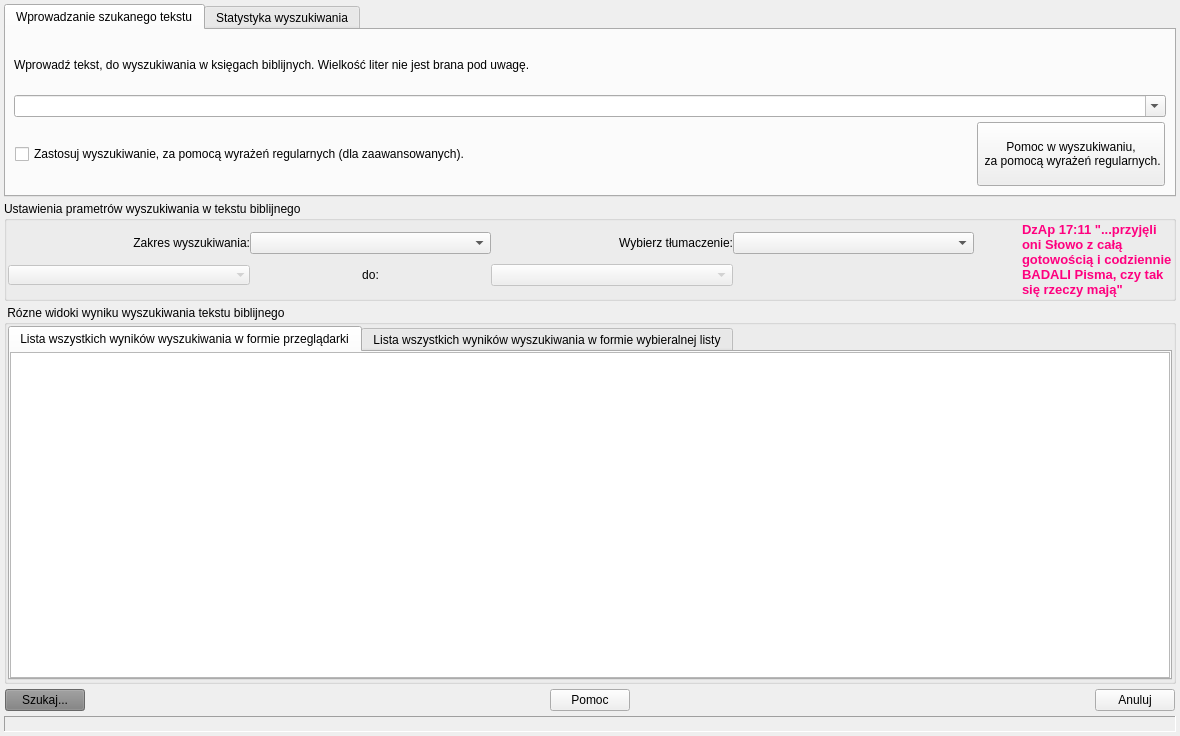
<?xml version="1.0" encoding="UTF-8"?>
<ui version="4.0">
 <class>SearchWindow</class>
 <widget class="QDialog" name="SearchWindow">
  <property name="geometry">
   <rect>
    <x>0</x>
    <y>0</y>
    <width>1180</width>
    <height>736</height>
   </rect>
  </property>
  <property name="windowTitle">
   <string>Wyszukiwanie słów i wyrażeń w tekście Pisma Świętego</string>
  </property>
  <layout class="QVBoxLayout" name="verticalLayout_4">
   <property name="spacing">
    <number>4</number>
   </property>
   <property name="leftMargin">
    <number>4</number>
   </property>
   <property name="topMargin">
    <number>4</number>
   </property>
   <property name="rightMargin">
    <number>4</number>
   </property>
   <property name="bottomMargin">
    <number>4</number>
   </property>
   <item>
    <widget class="QTabWidget" name="PageTabInputSearchText">
     <property name="maximumSize">
      <size>
       <width>16777215</width>
       <height>200</height>
      </size>
     </property>
     <property name="tabShape">
      <enum>QTabWidget::Rounded</enum>
     </property>
     <property name="currentIndex">
      <number>0</number>
     </property>
     <property name="elideMode">
      <enum>Qt::ElideNone</enum>
     </property>
     <widget class="QWidget" name="TabInputSearchText">
      <attribute name="title">
       <string>Wprowadzanie szukanego tekstu</string>
      </attribute>
      <layout class="QVBoxLayout" name="verticalLayout_8">
       <property name="spacing">
        <number>4</number>
       </property>
       <property name="leftMargin">
        <number>4</number>
       </property>
       <property name="topMargin">
        <number>4</number>
       </property>
       <property name="rightMargin">
        <number>4</number>
       </property>
       <property name="bottomMargin">
        <number>4</number>
       </property>
       <item>
        <layout class="QVBoxLayout" name="verticalLayout_9">
         <property name="spacing">
          <number>4</number>
         </property>
         <property name="leftMargin">
          <number>4</number>
         </property>
         <property name="topMargin">
          <number>4</number>
         </property>
         <property name="rightMargin">
          <number>4</number>
         </property>
         <property name="bottomMargin">
          <number>4</number>
         </property>
         <item>
          <widget class="QLabel" name="LEditSearchText">
           <property name="text">
            <string>Wprowadź tekst, do wyszukiwania w księgach biblijnych. Wielkość liter nie jest brana pod uwagę.</string>
           </property>
          </widget>
         </item>
         <item>
          <widget class="QComboBox" name="CBoxHistorySearch">
           <property name="editable">
            <bool>true</bool>
           </property>
           <property name="currentText">
            <string/>
           </property>
          </widget>
         </item>
         <item>
          <layout class="QHBoxLayout" name="horizontalLayout_4">
           <property name="spacing">
            <number>1</number>
           </property>
           <property name="leftMargin">
            <number>1</number>
           </property>
           <property name="topMargin">
            <number>1</number>
           </property>
           <property name="rightMargin">
            <number>1</number>
           </property>
           <property name="bottomMargin">
            <number>1</number>
           </property>
           <item>
            <widget class="QCheckBox" name="ChBoxIsRegEx">
             <property name="minimumSize">
              <size>
               <width>400</width>
               <height>0</height>
              </size>
             </property>
             <property name="toolTip">
              <string>&lt;html&gt;&lt;head/&gt;&lt;body&gt;&lt;p&gt;&lt;img src=&quot;:/Search/gfx/Szukaj.png&quot;/&gt; Przełącznik trybu wyszukiwania. Można wyszukiwać w sposób tradycyjny, albo za pomocą wyrażeń regularnych&lt;/p&gt;&lt;/body&gt;&lt;/html&gt;</string>
             </property>
             <property name="text">
              <string>Zastosuj wyszukiwanie, za pomocą wyrażeń regularnych (dla zaawansowanych).</string>
             </property>
            </widget>
           </item>
           <item>
            <spacer name="horizontalSpacer_8">
             <property name="orientation">
              <enum>Qt::Horizontal</enum>
             </property>
             <property name="sizeHint" stdset="0">
              <size>
               <width>40</width>
               <height>20</height>
              </size>
             </property>
            </spacer>
           </item>
           <item>
            <widget class="QPushButton" name="ButtonHelpRegExp">
             <property name="minimumSize">
              <size>
               <width>120</width>
               <height>64</height>
              </size>
             </property>
             <property name="focusPolicy">
              <enum>Qt::NoFocus</enum>
             </property>
             <property name="toolTip">
              <string>&lt;html&gt;&lt;head/&gt;&lt;body&gt;&lt;p&gt;&lt;img src=&quot;:/Search/gfx/HelpReg.png&quot;/&gt; Pomoc w wyszukiwaniu za pomocą wyrażeń regularnych&lt;/p&gt;&lt;/body&gt;&lt;/html&gt;</string>
             </property>
             <property name="styleSheet">
              <string notr="true"/>
             </property>
             <property name="text">
              <string>Pomoc w wyszukiwaniu,
 za pomocą wyrażeń regularnych.</string>
             </property>
             <property name="icon">
              <iconset resource="MojaBibliaLite.qrc">
               <normaloff>:/Search/gfx/HelpReg.png</normaloff>:/Search/gfx/HelpReg.png</iconset>
             </property>
             <property name="iconSize">
              <size>
               <width>24</width>
               <height>24</height>
              </size>
             </property>
            </widget>
           </item>
          </layout>
         </item>
        </layout>
       </item>
      </layout>
     </widget>
     <widget class="QWidget" name="TabStatisticSearch">
      <attribute name="title">
       <string>Statystyka wyszukiwania</string>
      </attribute>
      <layout class="QVBoxLayout" name="verticalLayout">
       <property name="spacing">
        <number>0</number>
       </property>
       <property name="leftMargin">
        <number>0</number>
       </property>
       <property name="topMargin">
        <number>0</number>
       </property>
       <property name="rightMargin">
        <number>0</number>
       </property>
       <property name="bottomMargin">
        <number>0</number>
       </property>
       <item>
        <widget class="QListWidget" name="LViewStatistic">
         <property name="sizePolicy">
          <sizepolicy hsizetype="Expanding" vsizetype="Expanding">
           <horstretch>0</horstretch>
           <verstretch>0</verstretch>
          </sizepolicy>
         </property>
        </widget>
       </item>
      </layout>
     </widget>
    </widget>
   </item>
   <item>
    <widget class="QGroupBox" name="SetupsSearchGBox">
     <property name="title">
      <string>Ustawienia prametrów wyszukiwania w tekstu biblijnego</string>
     </property>
     <property name="flat">
      <bool>false</bool>
     </property>
     <layout class="QHBoxLayout" name="horizontalLayout">
      <property name="spacing">
       <number>1</number>
      </property>
      <property name="leftMargin">
       <number>1</number>
      </property>
      <property name="topMargin">
       <number>1</number>
      </property>
      <property name="rightMargin">
       <number>1</number>
      </property>
      <property name="bottomMargin">
       <number>1</number>
      </property>
      <item>
       <widget class="QWidget" name="PanelSearchParam" native="true">
        <property name="sizePolicy">
         <sizepolicy hsizetype="Preferred" vsizetype="Preferred">
          <horstretch>0</horstretch>
          <verstretch>0</verstretch>
         </sizepolicy>
        </property>
        <property name="minimumSize">
         <size>
          <width>0</width>
          <height>0</height>
         </size>
        </property>
        <property name="maximumSize">
         <size>
          <width>16777215</width>
          <height>16777215</height>
         </size>
        </property>
        <layout class="QGridLayout" name="gridLayout">
         <property name="leftMargin">
          <number>0</number>
         </property>
         <property name="topMargin">
          <number>0</number>
         </property>
         <property name="rightMargin">
          <number>0</number>
         </property>
         <property name="bottomMargin">
          <number>0</number>
         </property>
         <property name="spacing">
          <number>0</number>
         </property>
         <item row="0" column="3">
          <widget class="QComboBox" name="CBoxSelectTranslates">
           <property name="sizePolicy">
            <sizepolicy hsizetype="MinimumExpanding" vsizetype="Fixed">
             <horstretch>0</horstretch>
             <verstretch>0</verstretch>
            </sizepolicy>
           </property>
           <property name="minimumSize">
            <size>
             <width>0</width>
             <height>0</height>
            </size>
           </property>
           <property name="toolTip">
            <string>&lt;html&gt;&lt;head/&gt;&lt;body&gt;&lt;p&gt;&lt;img src=&quot;:/Search/gfx/Tłumaczenia.png&quot;/&gt; Wybór tłumaczenia, w którym zostanie przeprowadzone wyszukiwanie&lt;/p&gt;&lt;/body&gt;&lt;/html&gt;</string>
           </property>
          </widget>
         </item>
         <item row="0" column="0">
          <widget class="QLabel" name="LabelRangeSearchSelectBooks">
           <property name="sizePolicy">
            <sizepolicy hsizetype="MinimumExpanding" vsizetype="Fixed">
             <horstretch>0</horstretch>
             <verstretch>0</verstretch>
            </sizepolicy>
           </property>
           <property name="minimumSize">
            <size>
             <width>0</width>
             <height>0</height>
            </size>
           </property>
           <property name="maximumSize">
            <size>
             <width>16777215</width>
             <height>16777215</height>
            </size>
           </property>
           <property name="text">
            <string>Zakres wyszukiwania:</string>
           </property>
           <property name="alignment">
            <set>Qt::AlignRight|Qt::AlignTrailing|Qt::AlignVCenter</set>
           </property>
          </widget>
         </item>
         <item row="1" column="1">
          <widget class="QLabel" name="LabelStartStop">
           <property name="sizePolicy">
            <sizepolicy hsizetype="MinimumExpanding" vsizetype="Preferred">
             <horstretch>0</horstretch>
             <verstretch>0</verstretch>
            </sizepolicy>
           </property>
           <property name="minimumSize">
            <size>
             <width>0</width>
             <height>0</height>
            </size>
           </property>
           <property name="text">
            <string>do:</string>
           </property>
           <property name="alignment">
            <set>Qt::AlignCenter</set>
           </property>
          </widget>
         </item>
         <item row="1" column="2">
          <widget class="QComboBox" name="CBoxStopSelectBook">
           <property name="enabled">
            <bool>false</bool>
           </property>
           <property name="sizePolicy">
            <sizepolicy hsizetype="MinimumExpanding" vsizetype="Preferred">
             <horstretch>0</horstretch>
             <verstretch>0</verstretch>
            </sizepolicy>
           </property>
           <property name="minimumSize">
            <size>
             <width>0</width>
             <height>0</height>
            </size>
           </property>
           <property name="toolTip">
            <string>&lt;html&gt;&lt;head/&gt;&lt;body&gt;&lt;p&gt;&lt;img src=&quot;:/Search/gfx/WybórZakresu.png&quot;/&gt; Wybór końcowej księgi, zakresu wyszukiwania.&lt;/p&gt;&lt;/body&gt;&lt;/html&gt;</string>
           </property>
          </widget>
         </item>
         <item row="0" column="1">
          <widget class="QComboBox" name="CBoxSelectRangeBooksSearch">
           <property name="sizePolicy">
            <sizepolicy hsizetype="MinimumExpanding" vsizetype="Fixed">
             <horstretch>0</horstretch>
             <verstretch>0</verstretch>
            </sizepolicy>
           </property>
           <property name="minimumSize">
            <size>
             <width>0</width>
             <height>0</height>
            </size>
           </property>
           <property name="toolTip">
            <string>&lt;html&gt;&lt;head/&gt;&lt;body&gt;&lt;p&gt;&lt;img src=&quot;:/Search/gfx/WybórZakresu.png&quot;/&gt; Wybór zakresu ksiąg biblijnych wyszukiwania.&lt;/p&gt;&lt;/body&gt;&lt;/html&gt;</string>
           </property>
          </widget>
         </item>
         <item row="0" column="2">
          <widget class="QLabel" name="LabelRangeSelectTranslates">
           <property name="sizePolicy">
            <sizepolicy hsizetype="MinimumExpanding" vsizetype="Preferred">
             <horstretch>0</horstretch>
             <verstretch>0</verstretch>
            </sizepolicy>
           </property>
           <property name="minimumSize">
            <size>
             <width>0</width>
             <height>0</height>
            </size>
           </property>
           <property name="text">
            <string>Wybierz tłumaczenie:</string>
           </property>
           <property name="alignment">
            <set>Qt::AlignRight|Qt::AlignTrailing|Qt::AlignVCenter</set>
           </property>
          </widget>
         </item>
         <item row="1" column="0">
          <widget class="QComboBox" name="CBoxStartSelectBook">
           <property name="enabled">
            <bool>false</bool>
           </property>
           <property name="sizePolicy">
            <sizepolicy hsizetype="MinimumExpanding" vsizetype="Fixed">
             <horstretch>0</horstretch>
             <verstretch>0</verstretch>
            </sizepolicy>
           </property>
           <property name="minimumSize">
            <size>
             <width>0</width>
             <height>0</height>
            </size>
           </property>
           <property name="toolTip">
            <string>&lt;html&gt;&lt;head/&gt;&lt;body&gt;&lt;p&gt;&lt;img src=&quot;:/Search/gfx/WybórZakresu.png&quot;/&gt; Wybieranie początkowej księgi zakresu wyszukiwania&lt;/p&gt;&lt;/body&gt;&lt;/html&gt;</string>
           </property>
           <property name="layoutDirection">
            <enum>Qt::LeftToRight</enum>
           </property>
           <property name="frame">
            <bool>false</bool>
           </property>
          </widget>
         </item>
        </layout>
       </widget>
      </item>
      <item>
       <spacer name="horizontalSpacer">
        <property name="orientation">
         <enum>Qt::Horizontal</enum>
        </property>
        <property name="sizeType">
         <enum>QSizePolicy::Fixed</enum>
        </property>
        <property name="sizeHint" stdset="0">
         <size>
          <width>40</width>
          <height>20</height>
         </size>
        </property>
       </spacer>
      </item>
      <item>
       <widget class="QWidget" name="PanelLogo" native="true">
        <layout class="QHBoxLayout" name="horizontalLayout_5">
         <property name="spacing">
          <number>0</number>
         </property>
         <property name="leftMargin">
          <number>0</number>
         </property>
         <property name="topMargin">
          <number>0</number>
         </property>
         <property name="rightMargin">
          <number>0</number>
         </property>
         <property name="bottomMargin">
          <number>0</number>
         </property>
         <item>
          <widget class="QLabel" name="LabelLogo">
           <property name="text">
            <string/>
           </property>
           <property name="pixmap">
            <pixmap resource="MojaBibliaLite.qrc">:/Logo/gfx/SearchLogo.png</pixmap>
           </property>
           <property name="alignment">
            <set>Qt::AlignCenter</set>
           </property>
          </widget>
         </item>
         <item>
          <widget class="QLabel" name="TextLogo">
           <property name="minimumSize">
            <size>
             <width>0</width>
             <height>0</height>
            </size>
           </property>
           <property name="maximumSize">
            <size>
             <width>16777215</width>
             <height>16777215</height>
            </size>
           </property>
           <property name="text">
            <string>&lt;html&gt;&lt;head/&gt;&lt;body&gt;&lt;p&gt;&lt;span style=&quot; font-size:10pt; font-weight:600; color:#ff007f;&quot;&gt;DzAp 17:11 &amp;quot;...przyjęli oni Słowo z całą gotowością i codziennie BADALI Pisma, czy tak się rzeczy mają&amp;quot;&lt;/span&gt;&lt;/p&gt;&lt;/body&gt;&lt;/html&gt;</string>
           </property>
           <property name="wordWrap">
            <bool>true</bool>
           </property>
          </widget>
         </item>
        </layout>
       </widget>
      </item>
     </layout>
    </widget>
   </item>
   <item>
    <widget class="QGroupBox" name="ViewresultSearchGBox">
     <property name="title">
      <string> Rózne widoki wyniku wyszukiwania tekstu biblijnego</string>
     </property>
     <layout class="QGridLayout" name="gridLayout_4">
      <property name="leftMargin">
       <number>1</number>
      </property>
      <property name="topMargin">
       <number>1</number>
      </property>
      <property name="rightMargin">
       <number>1</number>
      </property>
      <property name="bottomMargin">
       <number>1</number>
      </property>
      <property name="spacing">
       <number>1</number>
      </property>
      <item row="1" column="0">
       <widget class="QTabWidget" name="PageTabSelectVievResult">
        <property name="currentIndex">
         <number>0</number>
        </property>
        <widget class="QWidget" name="TabListAllResultSearch">
         <attribute name="title">
          <string>Lista wszystkich wyników wyszukiwania w formie przeglądarki</string>
         </attribute>
         <layout class="QVBoxLayout" name="verticalLayout_10">
          <property name="spacing">
           <number>0</number>
          </property>
          <property name="leftMargin">
           <number>0</number>
          </property>
          <property name="topMargin">
           <number>0</number>
          </property>
          <property name="rightMargin">
           <number>0</number>
          </property>
          <property name="bottomMargin">
           <number>0</number>
          </property>
          <item>
           <layout class="QVBoxLayout" name="verticalLayout_11">
            <item>
             <widget class="QTextEdit" name="TextEditSelectItemResult">
              <property name="toolTip">
               <string>&lt;html&gt;&lt;head/&gt;&lt;body&gt;&lt;p&gt;&lt;img src=&quot;:/Search/GFX/Search/HelpReg.png&quot;/&gt;Lista wyników wyszukiwania w formie html&lt;/p&gt;&lt;/body&gt;&lt;/html&gt;</string>
              </property>
             </widget>
            </item>
           </layout>
          </item>
         </layout>
        </widget>
        <widget class="QWidget" name="TabListAllResultSearchSelectItem">
         <attribute name="title">
          <string>Lista wszystkich wyników wyszukiwania w formie wybieralnej listy</string>
         </attribute>
         <layout class="QVBoxLayout" name="verticalLayout_12">
          <property name="spacing">
           <number>0</number>
          </property>
          <property name="leftMargin">
           <number>0</number>
          </property>
          <property name="topMargin">
           <number>0</number>
          </property>
          <property name="rightMargin">
           <number>0</number>
          </property>
          <property name="bottomMargin">
           <number>0</number>
          </property>
          <item>
           <layout class="QVBoxLayout" name="verticalLayout_13">
            <property name="spacing">
             <number>0</number>
            </property>
            <item>
             <widget class="QListWidget" name="LViewResultSearch">
              <property name="toolTip">
               <string>&lt;html&gt;&lt;head/&gt;&lt;body&gt;&lt;p&gt;&lt;img src=&quot;:/Search/gfx/Szukaj.png&quot;/&gt;Lista wyników wyszukiwania.&lt;span style=&quot; font-weight:600; color:#ff0000;&quot;&gt;UWAGA&lt;/span&gt;: Zostanie on zapełniona, gdy zostanie znalezione choć jedno wystąpienie szukanego wyrażenia.&lt;/p&gt;&lt;/body&gt;&lt;/html&gt;</string>
              </property>
              <property name="viewMode">
               <enum>QListView::ListMode</enum>
              </property>
              <property name="wordWrap">
               <bool>true</bool>
              </property>
              <property name="currentRow">
               <number>-1</number>
              </property>
             </widget>
            </item>
            <item>
             <spacer name="verticalSpacer_4">
              <property name="orientation">
               <enum>Qt::Vertical</enum>
              </property>
              <property name="sizeHint" stdset="0">
               <size>
                <width>20</width>
                <height>40</height>
               </size>
              </property>
             </spacer>
            </item>
            <item>
             <widget class="QTextEdit" name="TextSelectItemResult">
              <property name="minimumSize">
               <size>
                <width>0</width>
                <height>98</height>
               </size>
              </property>
              <property name="maximumSize">
               <size>
                <width>16777215</width>
                <height>98</height>
               </size>
              </property>
              <property name="font">
               <font>
                <pointsize>14</pointsize>
               </font>
              </property>
              <property name="toolTip">
               <string>&lt;html&gt;&lt;head/&gt;&lt;body&gt;&lt;p&gt;&lt;img src=&quot;:/Search/GFX/Search/HelpReg.png&quot;/&gt;Wyświetlenie pojedyńczego wersetu, który zostanie wybrany w liście wyników wyszukiwania, która znajduje się powyżej.&lt;/p&gt;&lt;/body&gt;&lt;/html&gt;</string>
              </property>
              <property name="autoFillBackground">
               <bool>false</bool>
              </property>
              <property name="styleSheet">
               <string notr="true"/>
              </property>
             </widget>
            </item>
           </layout>
          </item>
         </layout>
        </widget>
       </widget>
      </item>
     </layout>
    </widget>
   </item>
   <item>
    <layout class="QHBoxLayout" name="horizontalLayout_3">
     <property name="spacing">
      <number>1</number>
     </property>
     <property name="leftMargin">
      <number>1</number>
     </property>
     <property name="topMargin">
      <number>1</number>
     </property>
     <property name="rightMargin">
      <number>1</number>
     </property>
     <property name="bottomMargin">
      <number>1</number>
     </property>
     <item>
      <widget class="QPushButton" name="ButtonSearchStart">
       <property name="enabled">
        <bool>false</bool>
       </property>
       <property name="focusPolicy">
        <enum>Qt::NoFocus</enum>
       </property>
       <property name="toolTip">
        <string>&lt;html&gt;&lt;head/&gt;&lt;body&gt;&lt;p&gt;&lt;img src=&quot;:/Search/gfx/Szukaj.png&quot;/&gt;Rozpoczęcie procesu wyszukiwania&lt;br/&gt;&lt;/p&gt;&lt;/body&gt;&lt;/html&gt;</string>
       </property>
       <property name="styleSheet">
        <string notr="true">background-color: rgb(127, 127, 127);
color: rgb(0, 0, 0);</string>
       </property>
       <property name="text">
        <string>Szukaj...</string>
       </property>
       <property name="icon">
        <iconset resource="MojaBibliaLite.qrc">
         <normaloff>:/Search/gfx/Szukaj.png</normaloff>:/Search/gfx/Szukaj.png</iconset>
       </property>
       <property name="default">
        <bool>true</bool>
       </property>
      </widget>
     </item>
     <item>
      <spacer name="horizontalSpacer_5">
       <property name="orientation">
        <enum>Qt::Horizontal</enum>
       </property>
       <property name="sizeHint" stdset="0">
        <size>
         <width>40</width>
         <height>20</height>
        </size>
       </property>
      </spacer>
     </item>
     <item>
      <widget class="QPushButton" name="ButtonHelpSearch">
       <property name="focusPolicy">
        <enum>Qt::NoFocus</enum>
       </property>
       <property name="toolTip">
        <string>&lt;html&gt;&lt;head/&gt;&lt;body&gt;&lt;p&gt;&lt;img src=&quot;:/Search/gfx/HelpReg.png&quot;/&gt; Otwiera okienko z pomocą dotyczącą procesu wyszukiwania&lt;/p&gt;&lt;/body&gt;&lt;/html&gt;</string>
       </property>
       <property name="text">
        <string>Pomoc</string>
       </property>
       <property name="icon">
        <iconset resource="MojaBibliaLite.qrc">
         <normaloff>:/Search/gfx/HelpReg.png</normaloff>:/Search/gfx/HelpReg.png</iconset>
       </property>
      </widget>
     </item>
     <item>
      <spacer name="horizontalSpacer_6">
       <property name="orientation">
        <enum>Qt::Horizontal</enum>
       </property>
       <property name="sizeHint" stdset="0">
        <size>
         <width>40</width>
         <height>20</height>
        </size>
       </property>
      </spacer>
     </item>
     <item>
      <widget class="QPushButton" name="ButtonExitSearch">
       <property name="focusPolicy">
        <enum>Qt::NoFocus</enum>
       </property>
       <property name="toolTip">
        <string>&lt;html&gt;&lt;head/&gt;&lt;body&gt;&lt;p&gt;&lt;img src=&quot;:/Setups/gfx/Anuluj.png&quot;/&gt; Opuszcza i zamyka okienko wyszukiwania&lt;/p&gt;&lt;/body&gt;&lt;/html&gt;</string>
       </property>
       <property name="text">
        <string>Anuluj</string>
       </property>
       <property name="icon">
        <iconset resource="MojaBibliaLite.qrc">
         <normaloff>:/Setups/gfx/Anuluj.png</normaloff>:/Setups/gfx/Anuluj.png</iconset>
       </property>
      </widget>
     </item>
    </layout>
   </item>
   <item>
    <widget class="QLabel" name="StBarInfos">
     <property name="toolTip">
      <string>&lt;html&gt;&lt;head/&gt;&lt;body&gt;&lt;p&gt;&lt;img src=&quot;:/Search/GFX/Search/HelpReg.png&quot;/&gt;Wyświetlenie ilości wystąpień szukanego wyrażenia&lt;/p&gt;&lt;/body&gt;&lt;/html&gt;</string>
     </property>
     <property name="frameShape">
      <enum>QFrame::Panel</enum>
     </property>
     <property name="frameShadow">
      <enum>QFrame::Sunken</enum>
     </property>
     <property name="text">
      <string/>
     </property>
    </widget>
   </item>
  </layout>
 </widget>
 <tabstops>
  <tabstop>ChBoxIsRegEx</tabstop>
  <tabstop>PageTabInputSearchText</tabstop>
  <tabstop>PageTabSelectVievResult</tabstop>
  <tabstop>LViewStatistic</tabstop>
  <tabstop>TextEditSelectItemResult</tabstop>
  <tabstop>LViewResultSearch</tabstop>
  <tabstop>TextSelectItemResult</tabstop>
 </tabstops>
 <resources>
  <include location="MojaBibliaLite.qrc"/>
 </resources>
 <connections>
  <connection>
   <sender>ButtonExitSearch</sender>
   <signal>clicked()</signal>
   <receiver>SearchWindow</receiver>
   <slot>close()</slot>
   <hints>
    <hint type="sourcelabel">
     <x>991</x>
     <y>678</y>
    </hint>
    <hint type="destinationlabel">
     <x>519</x>
     <y>359</y>
    </hint>
   </hints>
  </connection>
 </connections>
</ui>
